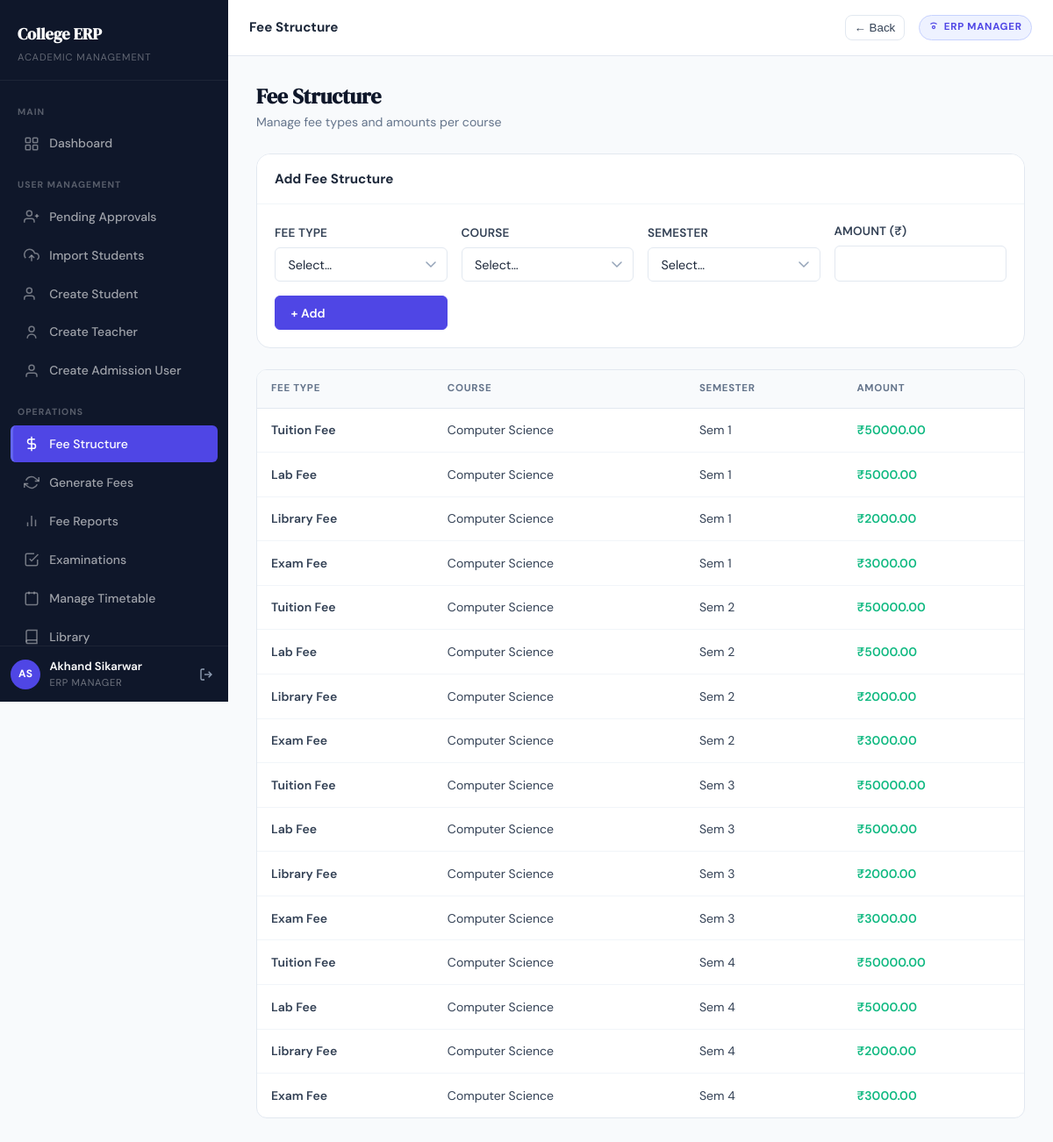
Screenshot of /fees/structure/ (signed in) with the database file from the repository.
### apps/accounts/models.py (models this page shows, shortened)
class CustomUser(AbstractUser):
    first_name    = models.CharField(max_length=100)
    last_name     = models.CharField(max_length=100)
    email         = models.EmailField(unique=True)
    mobile_number = models.CharField(max_length=10, unique=True, null=True, blank=True)
    role          = models.CharField(max_length=20, choices=Role.choices)
    is_verified   = models.BooleanField(default=False)
    is_approved   = models.BooleanField(default=False)
    class Meta:
        indexes = [
            models.Index(fields=["role"]),
            models.Index(fields=["is_approved"]),
        ]
    @property
    def full_name(self):
        return f"{self.first_name} {self.last_name}".strip() or self.username
    @property
    def is_erp_manager(self):
        return self.role == Role.ERP_MANAGER or self.is_superuser

### apps/fees/models.py (models this page shows, shortened)
class FeeStructure(TimeStampedModel):
    fee_type = models.ForeignKey(
        FeeType, on_delete=models.CASCADE, related_name="structures"
    )
    course = models.ForeignKey(
        Course, on_delete=models.CASCADE, related_name="fee_structures"
    )
    semester = models.ForeignKey(
        Semester, on_delete=models.CASCADE, related_name="fee_structures"
    )
    amount = models.DecimalField(max_digits=10, decimal_places=2)
    class Meta:
        unique_together = ("fee_type", "course", "semester")
        ordering = ["course", "semester__number", "fee_type"]

class FeeType(TimeStampedModel):
    name = models.CharField(max_length=50, unique=True)
    class Meta:
        ordering = ["name"]

### apps/academics/models.py (models this page shows, shortened)
class Course(TimeStampedModel):
    program = models.ForeignKey(
        Program, on_delete=models.CASCADE, related_name="courses"
    )
    name = models.CharField(max_length=100)
    class Meta:
        ordering = ["name"]
        unique_together = ("program", "name")

class Semester(TimeStampedModel):
    course = models.ForeignKey(
        Course, on_delete=models.CASCADE, related_name="semesters"
    )
    number = models.PositiveIntegerField()
    class Meta:
        ordering = ["number"]
        unique_together = ("course", "number")

### apps/fees/views.py (the view)
# urls.py: path("structure/",                views.fee_structure_list,   name="fee_structure_list"),
@login_required
def fee_structure_list(request):
    if not request.user.is_erp_manager:
        messages.error(request, "Access denied.")
        return redirect("dashboard")
    structures = FeeStructure.objects.select_related(
        "fee_type", "course__program__department", "semester"
    ).order_by("course", "semester__number")
    return render(request, "fees/fee_structure.html", {
        "structures": structures,
        "fee_types": FeeType.objects.all(),
        "courses": Course.objects.select_related("program__department").all(),
        "semesters": Semester.objects.select_related("course").all(),
    })

### templates/fees/fee_structure.html (shortened to what this page needs)
{% extends "base.html" %}
{% block topbar_title %}Fee Structure{% endblock %}
{% block content %}
<div class="page-header fade-in-up">
    <div>
        <div class="page-header-title">Fee Structure</div>
        <div class="page-header-subtitle">Manage fee types and amounts per course</div>
    </div>
</div>
<div class="card fade-in-up" style="margin-bottom:1.5rem">
    <div class="card-header">
        <div class="card-title">Add Fee Structure</div>
    </div>
    <div class="card-body">
        <form method="post" action="{% url 'add_fee_structure' %}"
            style="display:grid;grid-template-columns:repeat(auto-fill,minmax(180px,1fr));gap:1rem;align-items:end">
            <div class="form-group" style="margin:0">
                <label class="form-label">Fee Type</label>
                <select name="fee_type" class="form-control form-select" required>
                    <option value="">Select…</option>
                </select>
            </div>
            <div class="form-group" style="margin:0">
                <label class="form-label">Course</label>
                <select name="course" class="form-control form-select" required>
                    <option value="">Select…</option>
                </select>
            </div>
            <div class="form-group" style="margin:0">
                <label class="form-label">Semester</label>
                <select name="semester" class="form-control form-select" required>
                    <option value="">Select…</option>
                </select>
            </div>
            <div class="form-group" style="margin:0">
                <label class="form-label">Amount (₹)</label>
                <input type="number" name="amount" class="form-control" step="0.01" min="0" required>
            </div>
            <button type="submit" class="btn btn-primary">+ Add</button>
        </form>
    </div>
</div>
{% if structures %}
<div class="table-wrapper fade-in-up">
    <table class="erp-table">
        <thead>
            <tr>
                <th>Fee Type</th>
                <th>Course</th>
                <th>Semester</th>
                <th>Amount</th>
            </tr>
        </thead>
        <tbody>
            {% for s in structures %}
            <tr>
                <td class="fw-semibold">{{ s.fee_type.name }}</td>
                <td>{{ s.course.name }}</td>
                <td>Sem {{ s.semester.number }}</td>
                <td style="font-weight:600;color:var(--success)">₹{{ s.amount|floatformat:2 }}</td>
            </tr>
            {% endfor %}
        </tbody>
    </table>
</div>
{% else %}
<div class="alert alert-info fade-in-up">No fee structures defined yet.</div>
{% endif %}
{% endblock %}

### templates/base.html (shortened to what this page needs)
{% load static %}
<!DOCTYPE html>
<html lang="en">
<head>
  <link rel="stylesheet" href="{% static 'css/style.css' %}">
</head>
<body>
{% if request.user.is_authenticated %}
<div class="app-shell">
  <aside class="sidebar" id="sidebar">
    <div class="sidebar-logo">
      <a href="{% url 'dashboard' %}" class="sidebar-logo-text">College ERP</a>
      <div class="sidebar-logo-sub">Academic Management</div>
    </div>
    <nav class="sidebar-nav">
      <div class="sidebar-section-label">Main</div>
      <a href="{% url 'dashboard' %}"
         class="sidebar-link {% if request.resolver_match.url_name == 'dashboard' %}active{% endif %}">
        <svg viewBox="0 0 24 24" fill="none" stroke="currentColor" stroke-width="2">
          <rect x="3" y="3" width="7" height="7" rx="1"/><rect x="14" y="3" width="7" height="7" rx="1"/>
          <rect x="14" y="14" width="7" height="7" rx="1"/><rect x="3" y="14" width="7" height="7" rx="1"/>
        </svg>
        Dashboard
      </a>
      {% if request.user.role == "ERP_MANAGER" or request.user.is_superuser %}
      <div class="sidebar-section-label">User Management</div>
      <a href="{% url 'pending_approvals' %}"
         class="sidebar-link {% if request.resolver_match.url_name == 'pending_approvals' %}active{% endif %}">
        <svg viewBox="0 0 24 24" fill="none" stroke="currentColor" stroke-width="2"><path d="M16 21v-2a4 4 0 0 0-4-4H5a4 4 0 0 0-4 4v2"/><circle cx="8.5" cy="7" r="4"/><line x1="20" y1="8" x2="20" y2="14"/><line x1="23" y1="11" x2="17" y2="11"/></svg>
        Pending Approvals
      </a>
      <a href="{% url 'import_students' %}"
         class="sidebar-link {% if request.resolver_match.url_name == 'import_students' %}active{% endif %}">
        <svg viewBox="0 0 24 24" fill="none" stroke="currentColor" stroke-width="2"><polyline points="16 16 12 12 8 16"/><line x1="12" y1="12" x2="12" y2="21"/><path d="M20.39 18.39A5 5 0 0 0 18 9h-1.26A8 8 0 1 0 3 16.3"/></svg>
        Import Students
      </a>
      <a href="{% url 'create_student_account' %}"
         class="sidebar-link {% if request.resolver_match.url_name == 'create_student_account' %}active{% endif %}">
        <svg viewBox="0 0 24 24" fill="none" stroke="currentColor" stroke-width="2"><path d="M16 21v-2a4 4 0 0 0-4-4H5a4 4 0 0 0-4 4v2"/><circle cx="8.5" cy="7" r="4"/></svg>
        Create Student
      </a>
      <a href="{% url 'create_teacher_account' %}"
         class="sidebar-link {% if request.resolver_match.url_name == 'create_teacher_account' %}active{% endif %}">
        <svg viewBox="0 0 24 24" fill="none" stroke="currentColor" stroke-width="2"><circle cx="12" cy="7" r="4"/><path d="M5.5 21a6.5 6.5 0 0 1 13 0"/></svg>
        Create Teacher
      </a>
      <a href="{% url 'create_admission_user' %}"
         class="sidebar-link {% if request.resolver_match.url_name == 'create_admission_user' %}active{% endif %}">
        <svg viewBox="0 0 24 24" fill="none" stroke="currentColor" stroke-width="2"><path d="M20 21v-2a4 4 0 0 0-4-4H8a4 4 0 0 0-4 4v2"/><circle cx="12" cy="7" r="4"/></svg>
        Create Admission User
      </a>
      <div class="sidebar-section-label">Operations</div>
      <a href="{% url 'fee_structure_list' %}"
         class="sidebar-link {% if request.resolver_match.url_name == 'fee_structure_list' %}active{% endif %}">
        <svg viewBox="0 0 24 24" fill="none" stroke="currentColor" stroke-width="2"><line x1="12" y1="1" x2="12" y2="23"/><path d="M17 5H9.5a3.5 3.5 0 0 0 0 7h5a3.5 3.5 0 0 1 0 7H6"/></svg>
        Fee Structure
      </a>
      <a href="{% url 'generate_fees' %}"
         class="sidebar-link {% if request.resolver_match.url_name == 'generate_fees' %}active{% endif %}">
        <svg viewBox="0 0 24 24" fill="none" stroke="currentColor" stroke-width="2"><polyline points="23 4 23 10 17 10"/><polyline points="1 20 1 14 7 14"/><path d="M3.51 9a9 9 0 0 1 14.13-3.36L23 10"/><path d="M20.49 15a9 9 0 0 1-14.13 3.36L1 14"/></svg>
        Generate Fees
      </a>
      <a href="{% url 'fee_collection_report' %}"
         class="sidebar-link {% if request.resolver_match.url_name == 'fee_collection_report' %}active{% endif %}">
        <svg viewBox="0 0 24 24" fill="none" stroke="currentColor" stroke-width="2"><line x1="18" y1="20" x2="18" y2="10"/><line x1="12" y1="20" x2="12" y2="4"/><line x1="6" y1="20" x2="6" y2="14"/></svg>
        Fee Reports
      </a>
      <a href="{% url 'exam_list' %}"
         class="sidebar-link {% if request.resolver_match.url_name == 'exam_list' %}active{% endif %}">
        <svg viewBox="0 0 24 24" fill="none" stroke="currentColor" stroke-width="2"><path d="M9 11l3 3L22 4"/><path d="M21 12v7a2 2 0 0 1-2 2H5a2 2 0 0 1-2-2V5a2 2 0 0 1 2-2h11"/></svg>
        Examinations
      </a>
      <a href="{% url 'manage_timetable' %}"
         class="sidebar-link {% if request.resolver_match.url_name == 'manage_timetable' %}active{% endif %}">
        <svg viewBox="0 0 24 24" fill="none" stroke="currentColor" stroke-width="2"><rect x="3" y="4" width="18" height="18" rx="2"/><line x1="16" y1="2" x2="16" y2="6"/><line x1="8" y1="2" x2="8" y2="6"/></svg>
        Manage Timetable
      </a>
      <a href="{% url 'book_catalog' %}"
         class="sidebar-link {% if request.resolver_match.url_name == 'book_catalog' %}active{% endif %}">
        <svg viewBox="0 0 24 24" fill="none" stroke="currentColor" stroke-width="2"><path d="M4 19.5A2.5 2.5 0 0 1 6.5 17H20"/><path d="M6.5 2H20v20H6.5A2.5 2.5 0 0 1 4 19.5V4.5A2.5 2.5 0 0 1 6.5 2z"/></svg>
        Library
      </a>
      {% endif %}
    </nav>
    <div class="sidebar-footer">
      <div class="sidebar-user">
        <div class="sidebar-avatar">
          {{ request.user.first_name|first|upper }}{{ request.user.last_name|first|upper }}
        </div>
        <div class="sidebar-user-info">
          <div class="sidebar-user-name">{{ request.user.full_name }}</div>
          <div class="sidebar-user-role">{{ request.user.get_role_display }}</div>
        </div>
        <form method="post" action="{% url 'logout' %}" style="margin:0;">
          <button type="submit" class="sidebar-logout" title="Logout" style="border:none;background:transparent;cursor:pointer;">
            <svg width="16" height="16" viewBox="0 0 24 24" fill="none" stroke="currentColor" stroke-width="2">
              <path d="M9 21H5a2 2 0 0 1-2-2V5a2 2 0 0 1 2-2h4"/>
              <polyline points="16 17 21 12 16 7"/><line x1="21" y1="12" x2="9" y2="12"/>
            </svg>
          </button>
        </form>
      </div>
    </div>
  </aside>
  <div class="main-content">
    <header class="topbar">
      <span class="topbar-title">{% block topbar_title %}Dashboard{% endblock %}</span>
      <button
        type="button"
        onclick="if (window.history.length > 1) { window.history.back(); } else { window.location.href='{% url 'dashboard' %}'; }"
        style="margin-left:.75rem;border:1px solid var(--gray-200);background:#fff;border-radius:.5rem;padding:.35rem .6rem;cursor:pointer;color:var(--gray-700);font-weight:500;"
        aria-label="Go back"
        title="Go back"
      >
        ← Back
      </button>
      <span class="topbar-badge">
        <svg width="12" height="12" viewBox="0 0 24 24" fill="none" stroke="currentColor" stroke-width="2.5">
          <circle cx="12" cy="12" r="3"/>
          <path d="M19.07 4.93A10 10 0 0 0 12 2a10 10 0 0 0-7.07 2.93"/>
        </svg>
        {{ request.user.get_role_display }}
      </span>
    </header>
    <main class="page-content">
      {% block content %}{% endblock %}
    </main>
  </div>
</div>
{% else %}
<!-- ════════════════════════════════════════════════════════
     UNAUTHENTICATED LAYOUT (no sidebar)
═════════════════════════════════════════════════════════ -->
{% block outer_content %}{% endblock %}
{% endif %}
</body>
</html>

### rows the page displays
CustomUser: user.first_name|first "A", user.last_name|first "S", user.full_name "Akhand Sikarwar", user.role "ERP MANAGER"
FeeStructure: fee_type.name "Tuition Fee", course.name "Computer Science", semester.number "1", amount "50000.00"
FeeStructure: fee_type.name "Lab Fee", course.name "Computer Science", semester.number "1", amount "5000.00"
FeeStructure: fee_type.name "Library Fee", course.name "Computer Science", semester.number "1", amount "2000.00"
FeeStructure: fee_type.name "Exam Fee", course.name "Computer Science", semester.number "1", amount "3000.00"
FeeStructure: fee_type.name "Tuition Fee", course.name "Computer Science", semester.number "2", amount "50000.00"
FeeStructure: fee_type.name "Lab Fee", course.name "Computer Science", semester.number "2", amount "5000.00"
FeeStructure: fee_type.name "Library Fee", course.name "Computer Science", semester.number "2", amount "2000.00"
FeeStructure: fee_type.name "Exam Fee", course.name "Computer Science", semester.number "2", amount "3000.00"
FeeStructure: fee_type.name "Tuition Fee", course.name "Computer Science", semester.number "3", amount "50000.00"
FeeStructure: fee_type.name "Lab Fee", course.name "Computer Science", semester.number "3", amount "5000.00"
FeeStructure: fee_type.name "Library Fee", course.name "Computer Science", semester.number "3", amount "2000.00"
FeeStructure: fee_type.name "Exam Fee", course.name "Computer Science", semester.number "3", amount "3000.00"
FeeStructure: fee_type.name "Tuition Fee", course.name "Computer Science", semester.number "4", amount "50000.00"
FeeStructure: fee_type.name "Lab Fee", course.name "Computer Science", semester.number "4", amount "5000.00"
FeeStructure: fee_type.name "Library Fee", course.name "Computer Science", semester.number "4", amount "2000.00"
FeeStructure: fee_type.name "Exam Fee", course.name "Computer Science", semester.number "4", amount "3000.00"
